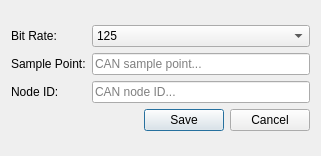
<?xml version="1.0" encoding="UTF-8"?>
<ui version="4.0">
 <class>Dialog</class>
 <widget class="QDialog" name="Dialog">
  <property name="windowModality">
   <enum>Qt::WindowModal</enum>
  </property>
  <property name="geometry">
   <rect>
    <x>0</x>
    <y>0</y>
    <width>321</width>
    <height>156</height>
   </rect>
  </property>
  <property name="windowTitle">
   <string>Dialog</string>
  </property>
  <property name="modal">
   <bool>true</bool>
  </property>
  <layout class="QGridLayout" name="gridLayout_2">
   <item row="0" column="0">
    <layout class="QVBoxLayout" name="verticalLayout">
     <item>
      <layout class="QGridLayout" name="gridLayout">
       <item row="0" column="0">
        <widget class="QLabel" name="label_12">
         <property name="text">
          <string>Bit Rate:</string>
         </property>
        </widget>
       </item>
       <item row="0" column="1">
        <widget class="QComboBox" name="KernelBitRate">
         <item>
          <property name="text">
           <string>125</string>
          </property>
         </item>
         <item>
          <property name="text">
           <string>250</string>
          </property>
         </item>
         <item>
          <property name="text">
           <string>500</string>
          </property>
         </item>
         <item>
          <property name="text">
           <string>1000</string>
          </property>
         </item>
        </widget>
       </item>
       <item row="1" column="0">
        <widget class="QLabel" name="label_17">
         <property name="text">
          <string>Sample Point:</string>
         </property>
        </widget>
       </item>
       <item row="1" column="1">
        <widget class="QLineEdit" name="KernelSamplePoint">
         <property name="placeholderText">
          <string>CAN sample point...</string>
         </property>
        </widget>
       </item>
       <item row="2" column="0">
        <widget class="QLabel" name="label_18">
         <property name="text">
          <string>Node ID:</string>
         </property>
        </widget>
       </item>
       <item row="2" column="1">
        <widget class="QLineEdit" name="KernelNodeID">
         <property name="placeholderText">
          <string>CAN node ID...</string>
         </property>
        </widget>
       </item>
      </layout>
     </item>
     <item>
      <layout class="QHBoxLayout" name="horizontalLayout">
       <item>
        <spacer name="horizontalSpacer">
         <property name="orientation">
          <enum>Qt::Horizontal</enum>
         </property>
         <property name="sizeHint" stdset="0">
          <size>
           <width>40</width>
           <height>20</height>
          </size>
         </property>
        </spacer>
       </item>
       <item>
        <widget class="QPushButton" name="ModalSaveButton">
         <property name="text">
          <string>Save</string>
         </property>
        </widget>
       </item>
       <item>
        <widget class="QPushButton" name="ModalCancelButton">
         <property name="text">
          <string>Cancel</string>
         </property>
        </widget>
       </item>
      </layout>
     </item>
    </layout>
   </item>
  </layout>
 </widget>
 <resources/>
 <connections/>
</ui>
